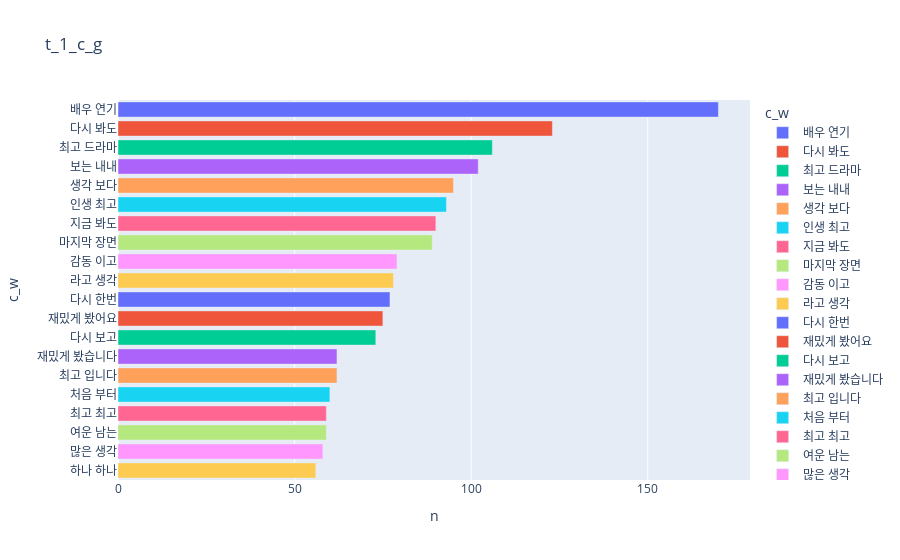

Notebook source saved alongside this figure:
### Code cell
t_l_0_data=dict(N_그램_표현(t_l_1_s,20,2))
v_df2=pd.DataFrame(columns=['c_w','n'])
v_df2['c_w']=list(t_l_0_data.keys())
v_df2['n']=list(t_l_0_data.values())
fig=px.bar(v_df2,x='n',y='c_w',orientation='h',title='t_1_c_g',color='c_w')#orientation:동작 형식
fig.show()

### Figure 1 — Plotly figure (JSON) as saved in the notebook; plotly's stock layout.template omitted (floating-point values rounded to 4 significant figures)
{"data": [{"alignmentgroup": "True", "hovertemplate": "c_w=%{y}<br>n=%{x}<extra></extra>", "legendgroup": "배우 연기", "marker": {"color": "#636efa", "pattern": {"shape": ""}}, "name": "배우 연기", "offsetgroup": "배우 연기", "orientation": "h", "showlegend": true, "textposition": "auto", "type": "bar", "x": [170], "xaxis": "x", "y": ["배우 연기"], "yaxis": "y"}, {"alignmentgroup": "True", "hovertemplate": "c_w=%{y}<br>n=%{x}<extra></extra>", "legendgroup": "다시 봐도", "marker": {"color": "#EF553B", "pattern": {"shape": ""}}, "name": "다시 봐도", "offsetgroup": "다시 봐도", "orientation": "h", "showlegend": true, "textposition": "auto", "type": "bar", "x": [123], "xaxis": "x", "y": ["다시 봐도"], "yaxis": "y"}, {"alignmentgroup": "True", "hovertemplate": "c_w=%{y}<br>n=%{x}<extra></extra>", "legendgroup": "최고 드라마", "marker": {"color": "#00cc96", "pattern": {"shape": ""}}, "name": "최고 드라마", "offsetgroup": "최고 드라마", "orientation": "h", "showlegend": true, "textposition": "auto", "type": "bar", "x": [106], "xaxis": "x", "y": ["최고 드라마"], "yaxis": "y"}, {"alignmentgroup": "True", "hovertemplate": "c_w=%{y}<br>n=%{x}<extra></extra>", "legendgroup": "보는 내내", "marker": {"color": "#ab63fa", "pattern": {"shape": ""}}, "name": "보는 내내", "offsetgroup": "보는 내내", "orientation": "h", "showlegend": true, "textposition": "auto", "type": "bar", "x": [102], "xaxis": "x", "y": ["보는 내내"], "yaxis": "y"}, {"alignmentgroup": "True", "hovertemplate": "c_w=%{y}<br>n=%{x}<extra></extra>", "legendgroup": "생각 보다", "marker": {"color": "#FFA15A", "pattern": {"shape": ""}}, "name": "생각 보다", "offsetgroup": "생각 보다", "orientation": "h", "showlegend": true, "textposition": "auto", "type": "bar", "x": [95], "xaxis": "x", "y": ["생각 보다"], "yaxis": "y"}, {"alignmentgroup": "True", "hovertemplate": "c_w=%{y}<br>n=%{x}<extra></extra>", "legendgroup": "인생 최고", "marker": {"color": "#19d3f3", "pattern": {"shape": ""}}, "name": "인생 최고", "offsetgroup": "인생 최고", "orientation": "h", "showlegend": true, "textposition": "auto", "type": "bar", "x": [93], "xaxis": "x", "y": ["인생 최고"], "yaxis": "y"}, {"alignmentgroup": "True", "hovertemplate": "c_w=%{y}<br>n=%{x}<extra></extra>", "legendgroup": "지금 봐도", "marker": {"color": "#FF6692", "pattern": {"shape": ""}}, "name": "지금 봐도", "offsetgroup": "지금 봐도", "orientation": "h", "showlegend": true, "textposition": "auto", "type": "bar", "x": [90], "xaxis": "x", "y": ["지금 봐도"], "yaxis": "y"}, {"alignmentgroup": "True", "hovertemplate": "c_w=%{y}<br>n=%{x}<extra></extra>", "legendgroup": "마지막 장면", "marker": {"color": "#B6E880", "pattern": {"shape": ""}}, "name": "마지막 장면", "offsetgroup": "마지막 장면", "orientation": "h", "showlegend": true, "textposition": "auto", "type": "bar", "x": [89], "xaxis": "x", "y": ["마지막 장면"], "yaxis": "y"}, {"alignmentgroup": "True", "hovertemplate": "c_w=%{y}<br>n=%{x}<extra></extra>", "legendgroup": "감동 이고", "marker": {"color": "#FF97FF", "pattern": {"shape": ""}}, "name": "감동 이고", "offsetgroup": "감동 이고", "orientation": "h", "showlegend": true, "textposition": "auto", "type": "bar", "x": [79], "xaxis": "x", "y": ["감동 이고"], "yaxis": "y"}, {"alignmentgroup": "True", "hovertemplate": "c_w=%{y}<br>n=%{x}<extra></extra>", "legendgroup": "라고 생각", "marker": {"color": "#FECB52", "pattern": {"shape": ""}}, "name": "라고 생각", "offsetgroup": "라고 생각", "orientation": "h", "showlegend": true, "textposition": "auto", "type": "bar", "x": [78], "xaxis": "x", "y": ["라고 생각"], "yaxis": "y"}, {"alignmentgroup": "True", "hovertemplate": "c_w=%{y}<br>n=%{x}<extra></extra>", "legendgroup": "다시 한번", "marker": {"color": "#636efa", "pattern": {"shape": ""}}, "name": "다시 한번", "offsetgroup": "다시 한번", "orientation": "h", "showlegend": true, "textposition": "auto", "type": "bar", "x": [77], "xaxis": "x", "y": ["다시 한번"], "yaxis": "y"}, {"alignmentgroup": "True", "hovertemplate": "c_w=%{y}<br>n=%{x}<extra></extra>", "legendgroup": "재밌게 봤어요", "marker": {"color": "#EF553B", "pattern": {"shape": ""}}, "name": "재밌게 봤어요", "offsetgroup": "재밌게 봤어요", "orientation": "h", "showlegend": true, "textposition": "auto", "type": "bar", "x": [75], "xaxis": "x", "y": ["재밌게 봤어요"], "yaxis": "y"}, {"alignmentgroup": "True", "hovertemplate": "c_w=%{y}<br>n=%{x}<extra></extra>", "legendgroup": "다시 보고", "marker": {"color": "#00cc96", "pattern": {"shape": ""}}, "name": "다시 보고", "offsetgroup": "다시 보고", "orientation": "h", "showlegend": true, "textposition": "auto", "type": "bar", "x": [73], "xaxis": "x", "y": ["다시 보고"], "yaxis": "y"}, {"alignmentgroup": "True", "hovertemplate": "c_w=%{y}<br>n=%{x}<extra></extra>", "legendgroup": "재밌게 봤습니다", "marker": {"color": "#ab63fa", "pattern": {"shape": ""}}, "name": "재밌게 봤습니다", "offsetgroup": "재밌게 봤습니다", "orientation": "h", "showlegend": true, "textposition": "auto", "type": "bar", "x": [62], "xaxis": "x", "y": ["재밌게 봤습니다"], "yaxis": "y"}, {"alignmentgroup": "True", "hovertemplate": "c_w=%{y}<br>n=%{x}<extra></extra>", "legendgroup": "최고 입니다", "marker": {"color": "#FFA15A", "pattern": {"shape": ""}}, "name": "최고 입니다", "offsetgroup": "최고 입니다", "orientation": "h", "showlegend": true, "textposition": "auto", "type": "bar", "x": [62], "xaxis": "x", "y": ["최고 입니다"], "yaxis": "y"}, {"alignmentgroup": "True", "hovertemplate": "c_w=%{y}<br>n=%{x}<extra></extra>", "legendgroup": "처음 부터", "marker": {"color": "#19d3f3", "pattern": {"shape": ""}}, "name": "처음 부터", "offsetgroup": "처음 부터", "orientation": "h", "showlegend": true, "textposition": "auto", "type": "bar", "x": [60], "xaxis": "x", "y": ["처음 부터"], "yaxis": "y"}, {"alignmentgroup": "True", "hovertemplate": "c_w=%{y}<br>n=%{x}<extra></extra>", "legendgroup": "최고 최고", "marker": {"color": "#FF6692", "pattern": {"shape": ""}}, "name": "최고 최고", "offsetgroup": "최고 최고", "orientation": "h", "showlegend": true, "textposition": "auto", "type": "bar", "x": [59], "xaxis": "x", "y": ["최고 최고"], "yaxis": "y"}, {"alignmentgroup": "True", "hovertemplate": "c_w=%{y}<br>n=%{x}<extra></extra>", "legendgroup": "여운 남는", "marker": {"color": "#B6E880", "pattern": {"shape": ""}}, "name": "여운 남는", "offsetgroup": "여운 남는", "orientation": "h", "showlegend": true, "textposition": "auto", "type": "bar", "x": [59], "xaxis": "x", "y": ["여운 남는"], "yaxis": "y"}, {"alignmentgroup": "True", "hovertemplate": "c_w=%{y}<br>n=%{x}<extra></extra>", "legendgroup": "많은 생각", "marker": {"color": "#FF97FF", "pattern": {"shape": ""}}, "name": "많은 생각", "offsetgroup": "많은 생각", "orientation": "h", "showlegend": true, "textposition": "auto", "type": "bar", "x": [58], "xaxis": "x", "y": ["많은 생각"], "yaxis": "y"}, {"alignmentgroup": "True", "hovertemplate": "c_w=%{y}<br>n=%{x}<extra></extra>", "legendgroup": "하나 하나", "marker": {"color": "#FECB52", "pattern": {"shape": ""}}, "name": "하나 하나", "offsetgroup": "하나 하나", "orientation": "h", "showlegend": true, "textposition": "auto", "type": "bar", "x": [56], "xaxis": "x", "y": ["하나 하나"], "yaxis": "y"}], "layout": {"barmode": "relative", "legend": {"title": {"text": "c_w"}, "tracegroupgap": 0}, "title": {"text": "t_1_c_g"}, "xaxis": {"anchor": "y", "domain": [0, 1], "title": {"text": "n"}}, "yaxis": {"anchor": "x", "categoryarray": ["하나 하나", "많은 생각", "여운 남는", "최고 최고", "처음 부터", "최고 입니다", "재밌게 봤습니다", "다시 보고", "재밌게 봤어요", "다시 한번", "라고 생각", "감동 이고", "마지막 장면", "지금 봐도", "인생 최고", "생각 보다", "보는 내내", "최고 드라마", "다시 봐도", "배우 연기"], "categoryorder": "array", "domain": [0, 1], "title": {"text": "c_w"}}}}
